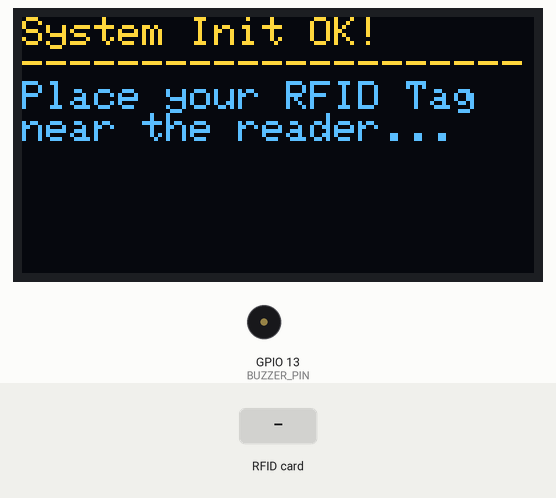
The sketch below on a simulated ESP32. Parts: 128×64 one-colour display, buzzer (waves = sounding). The inputs (shaded band) are chosen by the test bench. The OLED is the two-colour kind (top 16 rows yellow); what the sketch prints to the serial monitor is not drawn.

Above: at 2.2 s.
2.3 s: RFID card 5E 7A 19 C4 held to the reader
At 3.8 s:
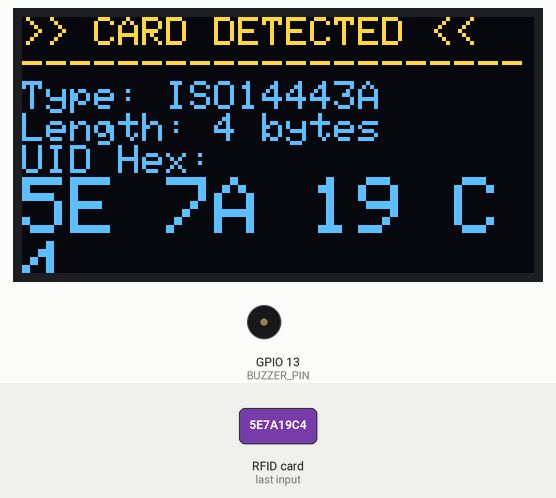
5.3 s: RFID card 5E 7A 19 C4 held to the reader
At 8.6 s:
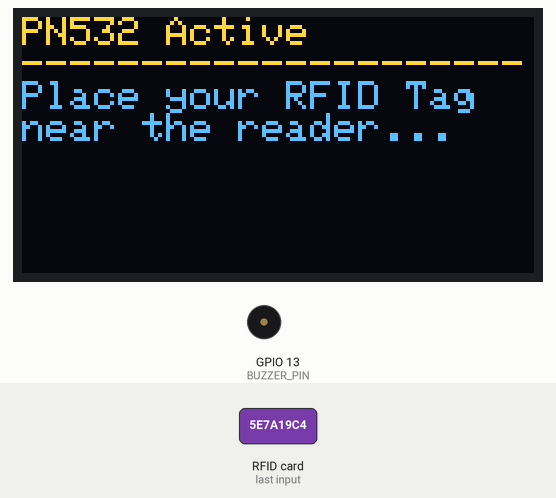
Timing chart, 0 to 10.1 s (numbered marks = the images above; inputs shaded):
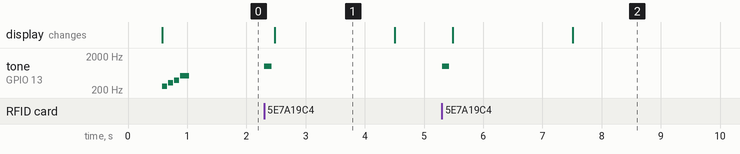

The sketch:

RfidTest.ino
```cpp
#include <Wire.h>
#include <Adafruit_GFX.h>
#include <Adafruit_SSD1306.h>
#include <Adafruit_PN532.h>

#define SCREEN_WIDTH 128
#define SCREEN_HEIGHT 64
#define OLED_RESET -1
#define SCREEN_ADDRESS 0x3C

// 이전 약속한 사용자 규칙에 따른 OLED 및 I2C 공유 핀 맵
#define OLED_SDA 14 // D5 (GPIO 14)
#define OLED_SCL 12 // D6 (GPIO 12)

// PN532 제어를 위한 하드웨어 IRQ, RESET 더미 핀 설정 (물리적으로 연결하지 않아도 됨)
#define PN532_IRQ   2  // D4 (GPIO 2)
#define PN532_RESET 0  // D3 (GPIO 0)

// 패시브 부저 연결 핀 (D7 = GPIO 13)
#define BUZZER_PIN 13

Adafruit_SSD1306 display(SCREEN_WIDTH, SCREEN_HEIGHT, &Wire, OLED_RESET);
Adafruit_PN532 nfc((uint8_t)PN532_IRQ, (uint8_t)PN532_RESET, &Wire);

// 경쾌한 시작 멜로디 (도-미-솔-도)
void playBootSound() {
  tone(BUZZER_PIN, 262, 80);  delay(100);
  tone(BUZZER_PIN, 330, 80);  delay(100);
  tone(BUZZER_PIN, 392, 80);  delay(100);
  tone(BUZZER_PIN, 523, 150); delay(180);
  noTone(BUZZER_PIN);
}

// 명확한 카드 인식 알림음 (하이톤 비프)
void playCardSound() {
  tone(BUZZER_PIN, 1000, 120); delay(150);
  noTone(BUZZER_PIN);
}

void setup() {
  Serial.begin(115200);

  // 부저 핀 출력 모드 설정
  pinMode(BUZZER_PIN, OUTPUT);

  Serial.println(F("\n=== RFID Reader, OLED & Buzzer Test ==="));

  // I2C 핀 공유 설정 (SDA=14, SCL=12)
  Wire.begin(OLED_SDA, OLED_SCL);

  // 1. OLED 디스플레이 초기화
  if(!display.begin(SSD1306_SWITCHCAPVCC, SCREEN_ADDRESS)) {
    Serial.println(F("SSD1306 allocation failed"));
    for(;;);
  }

  display.clearDisplay();
  display.setTextSize(1);
  display.setTextColor(SSD1306_WHITE);
  display.setCursor(0, 0);
  display.println(F("OLED Initialized."));
  display.println(F("Connecting PN532..."));
  display.display();
  delay(500);

  // 2. PN532 NFC 리더기 초기화
  nfc.begin();

  uint32_t versiondata = nfc.getFirmwareVersion();
  if (!versiondata) {
    Serial.print(F("Didn't find PN53x board"));

    display.clearDisplay();
    display.setCursor(0, 0);
    display.println(F("[ERROR]"));
    display.println(F("PN532 Not Found!"));
    display.println(F("Check I2C Wiring &"));
    display.println(F("DIP Switch (ON-OFF)"));
    display.display();

    // 에러 발생 경고음 (삐-삐-삐- 낮은 소리)
    for (int i = 0; i < 3; i++) {
      tone(BUZZER_PIN, 150, 300);
      delay(400);
    }
    while (1); // 멈춤
  }

  // 펌웨어 버전 정보 추출
  Serial.print(F("Found chip PN5"));
  Serial.println((versiondata>>24) & 0xFF, HEX);

  // 리더기 SAM 설정 (보안 인증 해제 및 일반 카드 읽기 모드 세팅)
  nfc.SAMConfig();

  Serial.println(F("Waiting for an ISO14443A Card ..."));

  // OLED에 대기 안내 출력
  display.clearDisplay();
  display.setCursor(0, 0);
  display.println(F("System Init OK!"));
  display.println(F("---------------------"));
  display.println(F("Place your RFID Tag"));
  display.println(F("near the reader..."));
  display.display();

  // 모든 장치가 성공적으로 초기화된 후 부팅 사운드 재생
  playBootSound();
}

void loop() {
  uint8_t success;
  uint8_t uid[] = { 0, 0, 0, 0, 0, 0, 0 };  // UID를 저장할 버퍼
  uint8_t uidLength;                        // UID 길이 (4바이트 또는 7바이트)

  // 카드가 감지될 때까지 최대 500ms 동안 대기 (논블로킹 구현)
  success = nfc.readPassiveTargetID(PN532_MIFARE_ISO14443A, uid, &uidLength, 500);

  if (success) {
    // 1. 카드 인식음 출력 (비프음)
    playCardSound();

    // 2. 시리얼 모니터 출력
    Serial.println(F("Found an ISO14443A card"));
    Serial.print(F("  UID Length: ")); Serial.print(uidLength, DEC); Serial.println(F(" bytes"));
    Serial.print(F("  UID Value: "));
    nfc.PrintHex(uid, uidLength);
    Serial.println(F(""));

    // 3. OLED 화면 표시
    display.clearDisplay();
    display.setTextSize(1);
    display.setCursor(0, 0);
    display.println(F(">> CARD DETECTED <<"));
    display.println(F("---------------------"));

    display.print(F("Type: ISO14443A"));
    display.print(F("\nLength: ")); display.print(uidLength); display.println(F(" bytes"));

    display.println(F("UID Hex:"));
    display.setTextSize(2); // UID는 큼직하게 표기
    for (uint8_t i = 0; i < uidLength; i++) {
      if (uid[i] < 0x10) display.print(F("0"));
      display.print(uid[i], HEX);
      if (i < uidLength - 1) display.print(F(" "));
    }

    display.display();

    // 카드 인식 완료 후 화면 유지 시간 대기
    delay(2000);

    // 다시 대기 화면으로 복귀
    display.setTextSize(1);
    display.clearDisplay();
    display.setCursor(0, 0);
    display.println(F("PN532 Active"));
    display.println(F("---------------------"));
    display.println(F("Place your RFID Tag"));
    display.println(F("near the reader..."));
    display.display();
  }
}
```

Measured:
- after the input at 2.3 s, tone on GPIO 13 (BUZZER_PIN): silent → 1000 Hz at once, → silent 0.12 s later; the display: changes after 0.18 s (image 1)
- after the input at 5.3 s, tone on GPIO 13 (BUZZER_PIN): silent → 1000 Hz at once, → silent 0.12 s later; the display: first changes after 0.18 s (image 2 shows a later state)
- what the display in image 1 shows lasts 2.0 s, from 2.5 s to 4.5 s
